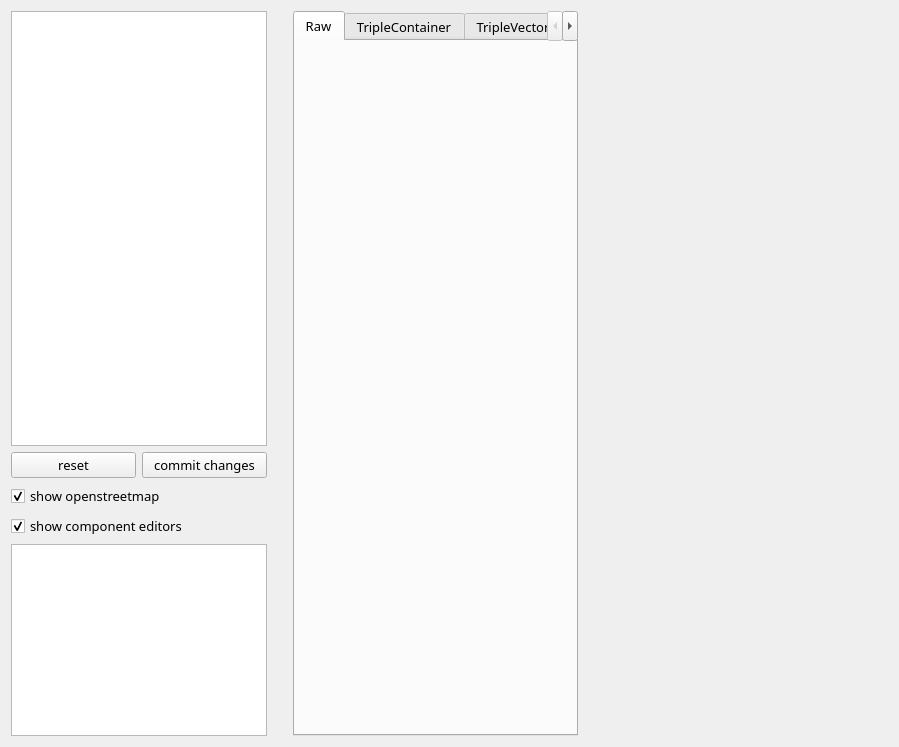
<?xml version="1.0" encoding="UTF-8"?>
<ui version="4.0">
 <class>Form</class>
 <widget class="QWidget" name="Form">
  <property name="geometry">
   <rect>
    <x>0</x>
    <y>0</y>
    <width>899</width>
    <height>747</height>
   </rect>
  </property>
  <property name="font">
   <font>
    <family>Ubuntu Mono</family>
    <pointsize>10</pointsize>
   </font>
  </property>
  <property name="windowTitle">
   <string>SEMPR</string>
  </property>
  <layout class="QGridLayout" name="gridLayout">
   <item row="0" column="2">
    <layout class="QVBoxLayout" name="verticalLayout">
     <item>
      <widget class="QTreeView" name="treeView">
       <property name="sizePolicy">
        <sizepolicy hsizetype="Preferred" vsizetype="Expanding">
         <horstretch>0</horstretch>
         <verstretch>0</verstretch>
        </sizepolicy>
       </property>
      </widget>
     </item>
     <item>
      <layout class="QHBoxLayout" name="horizontalLayout">
       <item>
        <widget class="QPushButton" name="btnReset">
         <property name="text">
          <string>reset</string>
         </property>
        </widget>
       </item>
       <item>
        <widget class="QPushButton" name="btnCommit">
         <property name="text">
          <string>commit changes</string>
         </property>
        </widget>
       </item>
      </layout>
     </item>
     <item>
      <widget class="QCheckBox" name="boxShowOSM">
       <property name="text">
        <string>show openstreetmap</string>
       </property>
       <property name="checked">
        <bool>true</bool>
       </property>
      </widget>
     </item>
     <item>
      <widget class="QCheckBox" name="boxShowEditors">
       <property name="text">
        <string>show component editors</string>
       </property>
       <property name="checked">
        <bool>true</bool>
       </property>
      </widget>
     </item>
     <item>
      <widget class="QTreeWidget" name="historyList">
       <property name="sizePolicy">
        <sizepolicy hsizetype="Preferred" vsizetype="Fixed">
         <horstretch>0</horstretch>
         <verstretch>0</verstretch>
        </sizepolicy>
       </property>
       <property name="editTriggers">
        <set>QAbstractItemView::NoEditTriggers</set>
       </property>
       <property name="columnCount">
        <number>3</number>
       </property>
       <attribute name="headerVisible">
        <bool>false</bool>
       </attribute>
       <attribute name="headerDefaultSectionSize">
        <number>70</number>
       </attribute>
       <attribute name="headerStretchLastSection">
        <bool>true</bool>
       </attribute>
       <column>
        <property name="text">
         <string notr="true">1</string>
        </property>
       </column>
       <column>
        <property name="text">
         <string notr="true">2</string>
        </property>
       </column>
       <column>
        <property name="text">
         <string notr="true">3</string>
        </property>
       </column>
      </widget>
     </item>
    </layout>
   </item>
   <item row="0" column="3">
    <layout class="QVBoxLayout" name="verticalLayout_2">
     <property name="leftMargin">
      <number>20</number>
     </property>
     <item>
      <widget class="QTabWidget" name="tabWidget">
       <property name="sizePolicy">
        <sizepolicy hsizetype="Expanding" vsizetype="Expanding">
         <horstretch>0</horstretch>
         <verstretch>0</verstretch>
        </sizepolicy>
       </property>
       <property name="currentIndex">
        <number>0</number>
       </property>
       <widget class="sempr::gui::RawComponentWidget" name="tabRawComponent">
        <attribute name="title">
         <string>Raw</string>
        </attribute>
       </widget>
       <widget class="sempr::gui::TripleContainerWidget" name="tabTripleContainer">
        <attribute name="title">
         <string>TripleContainer</string>
        </attribute>
       </widget>
       <widget class="sempr::gui::TripleVectorWidget" name="tabTripleVector">
        <attribute name="title">
         <string>TripleVector</string>
        </attribute>
       </widget>
       <widget class="sempr::gui::TriplePropertyMapWidget" name="tabTriplePropertyMap">
        <attribute name="title">
         <string>TriplePropertyMap</string>
        </attribute>
       </widget>
      </widget>
     </item>
    </layout>
   </item>
   <item row="0" column="4">
    <widget class="sempr::gui::GeoMapWidget" name="geoMapWidget" native="true">
     <property name="sizePolicy">
      <sizepolicy hsizetype="Expanding" vsizetype="Expanding">
       <horstretch>0</horstretch>
       <verstretch>0</verstretch>
      </sizepolicy>
     </property>
     <property name="minimumSize">
      <size>
       <width>0</width>
       <height>0</height>
      </size>
     </property>
    </widget>
   </item>
  </layout>
 </widget>
 <customwidgets>
  <customwidget>
   <class>sempr::gui::RawComponentWidget</class>
   <extends>QWidget</extends>
   <header>../src/RawComponentWidget.hpp</header>
   <container>1</container>
  </customwidget>
  <customwidget>
   <class>sempr::gui::TriplePropertyMapWidget</class>
   <extends>QWidget</extends>
   <header>../src/TriplePropertyMapWidget.hpp</header>
   <container>1</container>
  </customwidget>
  <customwidget>
   <class>sempr::gui::TripleContainerWidget</class>
   <extends>QWidget</extends>
   <header>../src/TripleContainerWidget.hpp</header>
   <container>1</container>
  </customwidget>
  <customwidget>
   <class>sempr::gui::TripleVectorWidget</class>
   <extends>QWidget</extends>
   <header>../src/TripleVectorWidget.hpp</header>
   <container>1</container>
  </customwidget>
  <customwidget>
   <class>sempr::gui::GeoMapWidget</class>
   <extends>QWidget</extends>
   <header>../src/GeoMapWidget.hpp</header>
   <container>1</container>
  </customwidget>
 </customwidgets>
 <resources/>
 <connections/>
</ui>
